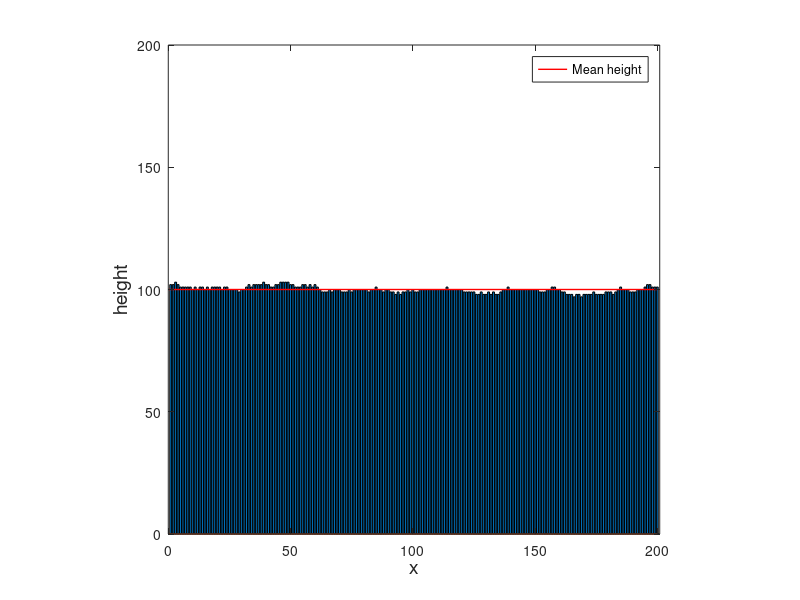
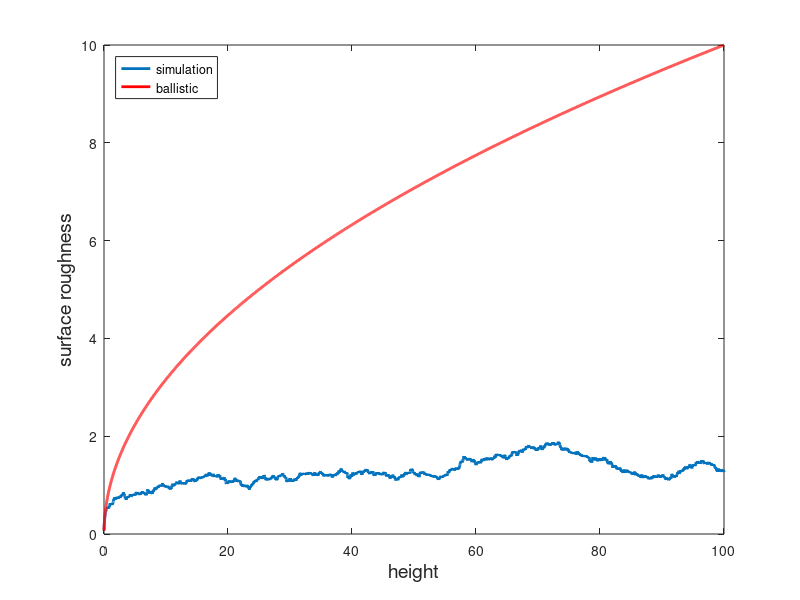
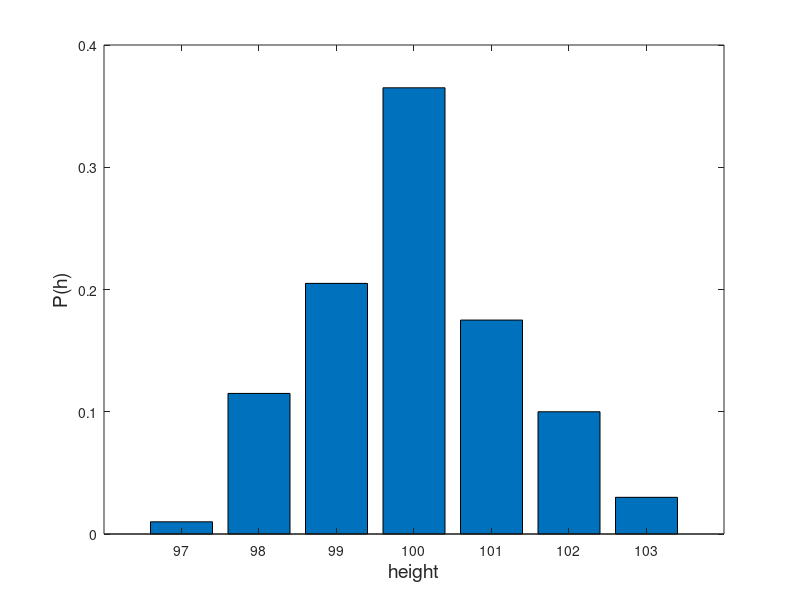

Here is the MATLAB script that generated these plots, in order:
%**************************************************************************
%*     Section 15.5.3                                                     *
%*     filename: ch15pr08.m                                               *
%*     program listing number: 15.8                                       *
%*                                                                        *
%*     This program simulatesa the surface growth using ballistic         *
%*     deposit model with surface relaxation.                             *
%*                                                                        *
%*     Programed by Ryoichi Kawai for Computational Physics Course.       *
%*     Last modification:  02/26/2017.                                    *
%**************************************************************************
clear all
close all;

% To show the real time growth, set true in th following line
movie = true;

N=20000;
L=200;

y=zeros(L,1);
x=floor(rand(N,1)*L);  % random position

k=0;
for i=1:N

    j0=mod(x(i),L)+1;  % random deposition
    
    % lateral diffusion
    found = false;
    while not(found)
        j1=mod(j0-2,L)+1;  % left neighbor
        j2=mod(j0,L)+1;    % right neighbor
        
        if y(j0)<=y(j1) && y(j0)<=y(j2)  % both sides are higher
            y(j0)=y(j0)+1;               % no diffusion
            found = true;
        elseif  y(j0)> y(j1) && y(j0)>y(j2)  % both sides are lower
            if rand() > 0.5
                j0=j1;                       % diffuse to the left
            else
                j0=j2;                       % diffuse to the right
            end
        elseif y(j0)<=y(j1)                  % left side is higher
            j0=j2;                           % diffuse to the right
        else                                 % right side is higher
            j0=j1;                           % diffuse to the eft
        end
    end
    
    % record the evolution of the growth after every 10 particles is
    % deposited    if mod(i,10)==0
        k=k+1;
        z(k)=sum(y,1)/L;
        w(k)=sqrt(sum((y-z(k)).^2)/L);
end


% calculate the height distribution
n1=min(y);  % lowest
n2=max(y);  % heighest
h=zeros(n2-n1+1,1);
for i=1:L
    n=y(i)-n1+1;
    h(n)=h(n)+1;
end
h=h/sum(h);

% Figure 1: profile of the surface
b=bar([1:L],y);
hold on
plot([0,L],[0,0]);  % draw the base line
axis equal % fix the aspect ratio (needed for movie)
axis([0 L+1 0 N/L*2])  % fix the axis range
hold on
p=plot([0,L],[z(k),z(k)]);
set(p,'color','red','linewidth',1)
legend(p,'Mean height')
xlabel('x','fontsize',14)
ylabel('height','fontsize',14)
hold off

% Figure 2: Evolution of the surface roughness
figure  
p=plot(z,w);
hold on
set(p,'linewidth',2)
q=plot(z,sqrt(z));
set(q,'color','red','linewidth',2)
xlabel('height','fontsize',14)
ylabel('surface roughness','fontsize',14)
legend('simulation','ballistic')
legend('location','northwest')
hold off

% Figure 3: Heifht distribution
figure
bar([n1:n2],h);
hold on
xlabel('height','fontsize',14)
ylabel('P(h)','fontsize',14)

